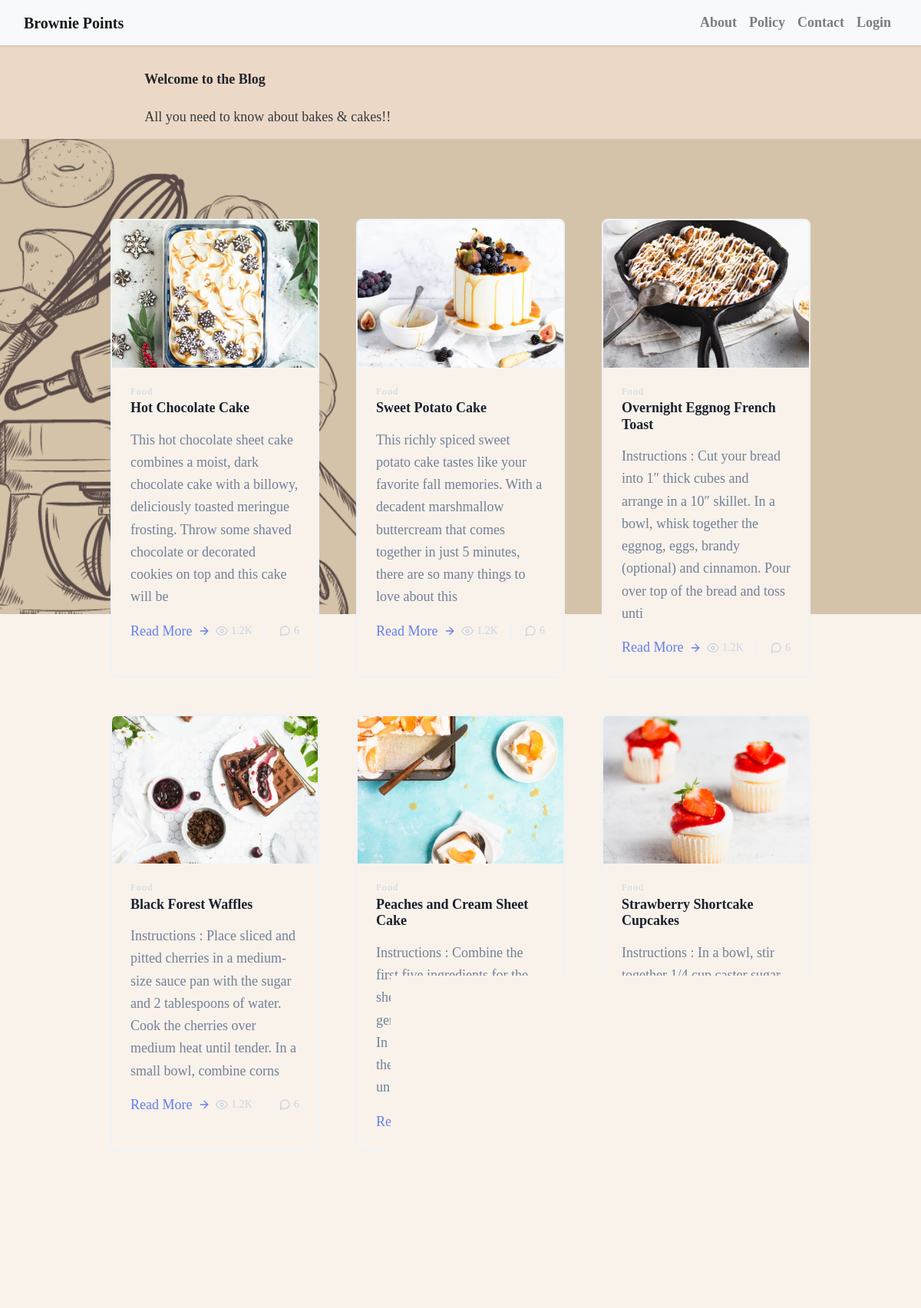
The page / on the database its author committed.
### blog/models.py (models this page shows, shortened)
class Post(models.Model):
    id = models.IntegerField(primary_key=True)
    title = models.CharField(max_length=200, unique=True)
    slug = models.SlugField(max_length=200, unique=True)
    author = models.ForeignKey(User, on_delete= models.CASCADE,related_name='blog_posts')
    updated_on = models.DateTimeField(auto_now= True)
    content = models.TextField()
    created_on = models.DateTimeField(auto_now_add=True)
    status = models.IntegerField(choices=STATUS, default=0)
    image = models.ImageField(upload_to='images', default='mysite\blog\static\img\bg2.png')
    class Meta:
        ordering = ['-created_on']
    class Meta:
        db_table = "myapp_image"

### blog/views.py (the view)
# urls.py: path('', views.PostList.as_view(), name='home'),
class PostList(generic.ListView):
    queryset = Post.objects.filter(status=1).order_by('-created_on')
    template_name = 'index.html'
    paginate_by = 6

### blog/templates/index.html (shortened to what this page needs)
{% extends "base.html" %}
{% load static %}
{% block content %}
<body>
<header class="masthead" id="welcom_tag">
    <div class="container">
        <div class="row">
            <div class=" col-md-8 col-md-10 mx-auto">
                <div class="site-heading">
                    <h3 class=" site-heading my-4 mt-3 font-weight-bold"> Welcome to the Blog </h3>
                    {% if user.username == "admin" %}
                          <p class="text-dark ">Click here to add your recipes !
                             <a class="btn btn-outline-info" href="{% url 'admin_login' %}" role="button">Add Post</a>
                          </p>
                    {% else %}
                          <p class="text-dark ">All you need to know about bakes & cakes!!</p>
                  {% endif %}
                </div>
            </div>
        </div>
    </div>
</header>
<section class="text-gray-600 body-font">
  <div class="container px-5 py-24 mx-auto">
    <div class="flex flex-wrap -m-4" >
      {% for post in post_list %}
      <div class="p-4 md:w-1/3" >
        <div class="h-full border-2 border-gray-200 border-opacity-60 rounded-lg overflow-hidden" id="blog_card">
          <img class="lg:h-48 md:h-36 w-full object-cover object-center" src="{{post.image.url}}" alt="blog">
          <div class="p-6">
            <h2 class="tracking-widest text-xs title-font font-medium text-gray-400 mb-1">Food</h2>
            <h1 class="title-font text-lg font-medium text-gray-900 mb-3 font-weight-bold">{{ post.title }}</h1>
            <p class="leading-relaxed mb-3">{{post.content|slice:":200" }}</p>
            <div class="flex items-center flex-wrap ">
              <a class="text-indigo-500 inline-flex items-center md:mb-2 lg:mb-0" href="{% url 'post_detail' post.id  %}">Read More
                <svg class="w-4 h-4 ml-2" viewBox="0 0 24 24" stroke="currentColor" stroke-width="2" fill="none" stroke-linecap="round" stroke-linejoin="round">
                  <path d="M5 12h14"></path>
                  <path d="M12 5l7 7-7 7"></path>
                </svg>
</a>
              <span class="text-gray-400 mr-3 inline-flex items-center lg:ml-auto md:ml-0 ml-auto leading-none text-sm pr-3 py-1 border-r-2 border-gray-200">
                <svg class="w-4 h-4 mr-1" stroke="currentColor" stroke-width="2" fill="none" stroke-linecap="round" stroke-linejoin="round" viewBox="0 0 24 24">
                  <path d="M1 12s4-8 11-8 11 8 11 8-4 8-11 8-11-8-11-8z"></path>
                  <circle cx="12" cy="12" r="3"></circle>
                </svg>1.2K
              </span>
              <span class="text-gray-400 inline-flex items-center leading-none text-sm">
                6
              </span>
            </div>
           </div>
          </div>
          </div>
         {% endfor %}
        </div>
      </div>
</section>
{% if is_paginated %}
  <ul class="pagination justify-content-center">
    {% if page_obj.has_next %}
    <li><a href="?page={{ page_obj.next_page_number }}" class="page-link"> NEXT &raquo;</a></li>
    {% endif %}
  </ul>
{% endif %}
</body>
{% endblock content %}

### blog/templates/base.html (shortened to what this page needs)
{% load static %}
<!DOCTYPE html>
<html>
    <head>
        <link rel="stylesheet" href="https://maxcdn.bootstrapcdn.com/bootstrap/4.0.0/css/bootstrap.min.css"
 />
        <link href="https://unpkg.com/tailwindcss@%5E1.0/dist/tailwind.min.css" rel="stylesheet">
    </head>
    <body  id='bg' style="background-image:url('{% static 'img/3.png' %}');" >
{% block base%}
        <nav class="navbar navbar-expand-lg navbar-light bg-light shadow" id="mainNav" style="background-image:url('{% static 'img/logo2.png' %}');">
            <div class="container-fluid">
                <a class="navbar-brand font-weight-bold" href="{% url 'home' %}">Brownie Points</a>
                <div class="collapse navbar-collapse" id="navbarResponsive">
                    <ul class="navbar-nav ml-auto">
                        <li class="nav-item text-black">
                            <a class="nav-link text-black font-weight-bold" href="{% url 'about_us' %}">About</a>
                        </li>
                        <li class="nav-item text-black">
                            <a class="nav-link text-black font-weight-bold" href="{% url 'policy' %}">Policy</a>
                        </li>
                        <li class="nav-item text-black">
                            <a class="nav-link text-black font-weight-bold" href="{% url 'contact' %}">Contact</a>
                        </li>
                        {% if user.is_authenticated %}
                        <li class="nav-item text-black">
                            <a class="nav-link text-black font-weight-bold" href="/logout">Logout</a>
                        </li>
                        <li class="nav-item text-black">
                            <a class="nav-link text-black font-weight-bold" href="#">Welcome, {{user.username}}</a>
                        </li>
                        {% else %}
                        <li class="nav-item text-black">
                            <a class="nav-link text-black font-weight-bold" href="/login">Login</a>
                        </li>
                        {% endif %}
                    </ul>
                </div>
            </div>
        </nav>
        {% block content %}{% endblock content %}
        <footer class="py-3 bg-grey">
            <p class="m-0 text-dark text-center ">Copyright &copy; Brownie Points</p>
        </footer>
    </body>
</html>
{% endblock base%}

### rows shown on the page
Post: image (picture), title "Hot Chocolate Cake", content "This hot chocolate sheet cake combines a moist, dark chocolate cake with a billowy, deliciously toasted meringue frosting. Throw some shaved chocolate or decorated cookies on top and this cake will be"
Post: image (picture), title "Sweet Potato Cake", content "This richly spiced sweet potato cake tastes like your favorite fall memories. With a decadent marshmallow buttercream that comes together in just 5 minutes, there are so many things to love about this"
Post: image (picture), title "Overnight Eggnog French Toast", content "Instructions : Cut your bread into 1″ thick cubes and arrange in a 10″ skillet. In a bowl, whisk together the eggnog, eggs, brandy (optional) and cinnamon. Pour over top of the bread and toss unti"
Post: image (picture), title "Black Forest Waffles", content "Instructions : Place sliced and pitted cherries in a medium-size sauce pan with the sugar and 2 tablespoons of water. Cook the cherries over medium heat until tender. In a small bowl, combine corns"
Post: image (picture), title "Peaches and Cream Sheet Cake", content "Instructions : Combine the first five ingredients for the sheet cake in a large bowl and gently whisk until combined. In a small saucepan, combine the butter and milk and cook until the butter has me"
Post: image (picture), title "Strawberry Shortcake Cupcakes", content "Instructions : In a bowl, stir together 1/4 cup caster sugar and all of the cake flour. In the bowl of a stand mixer, combine the egg whites, water and cream of tartar. Whip on medium until frothy."
